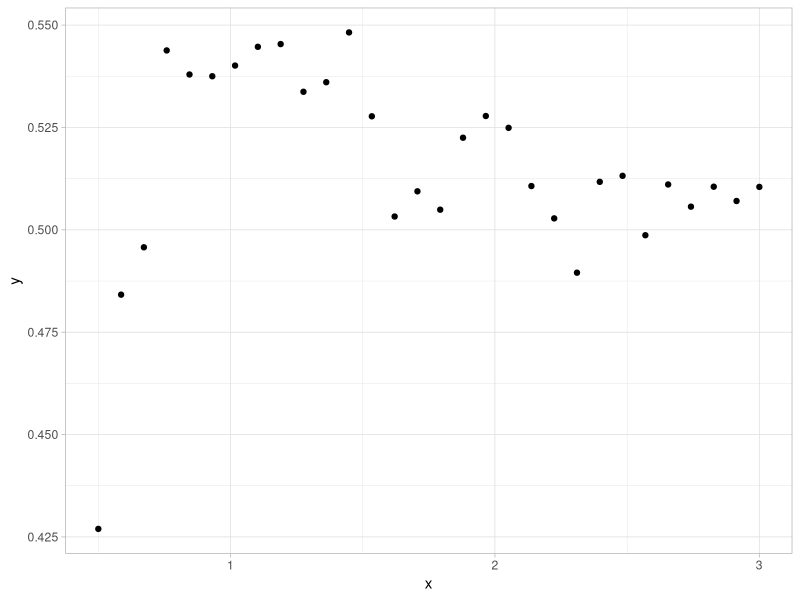
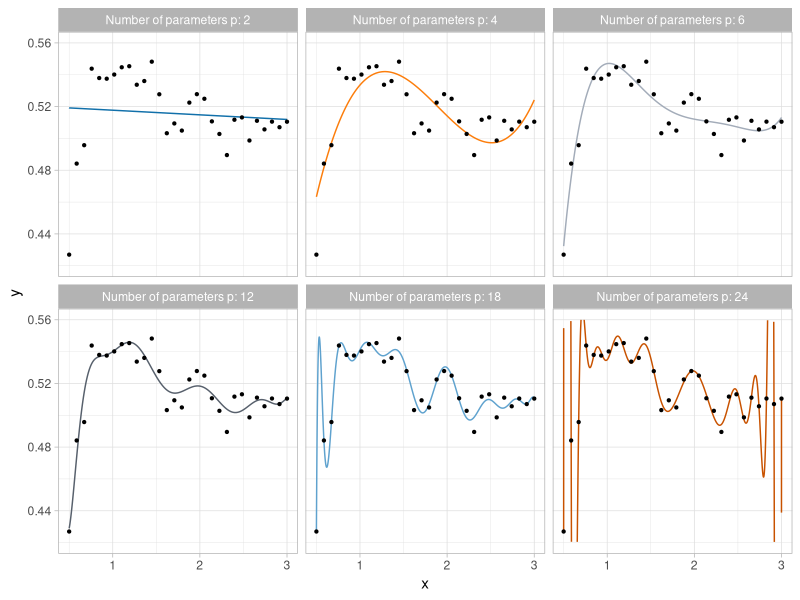
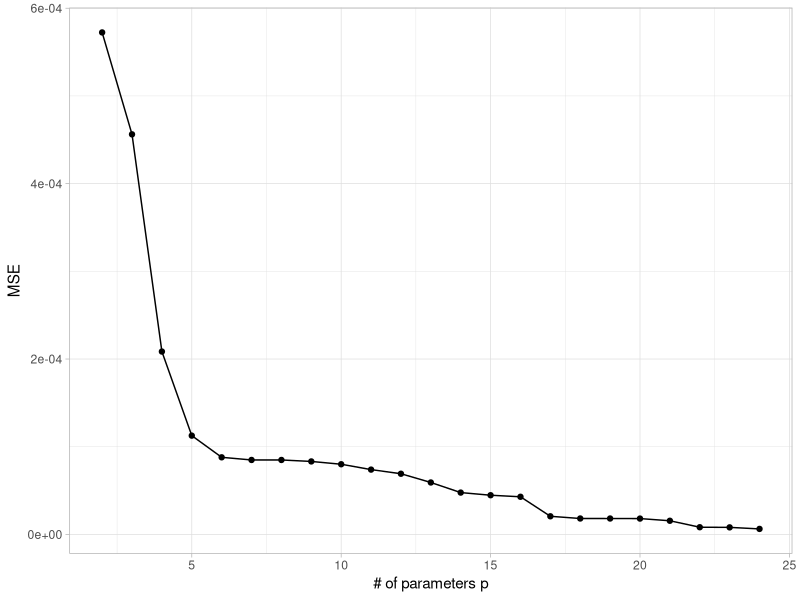
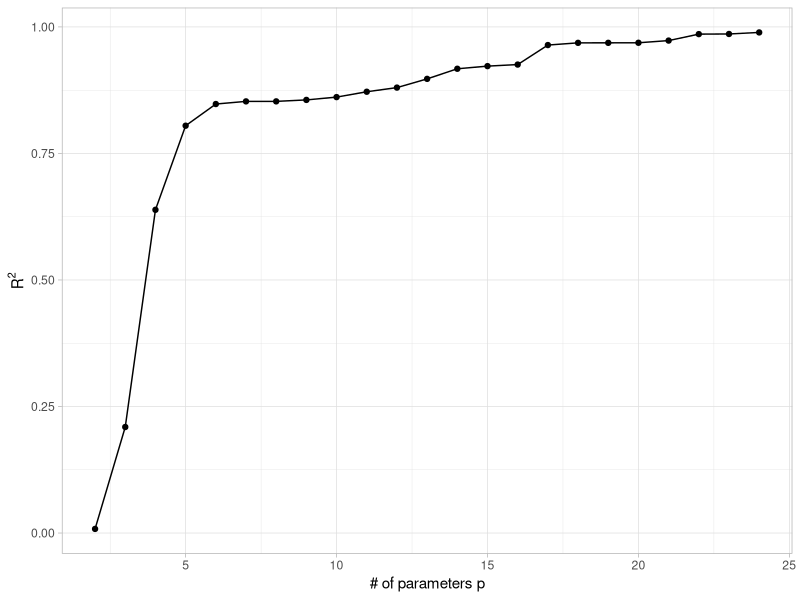
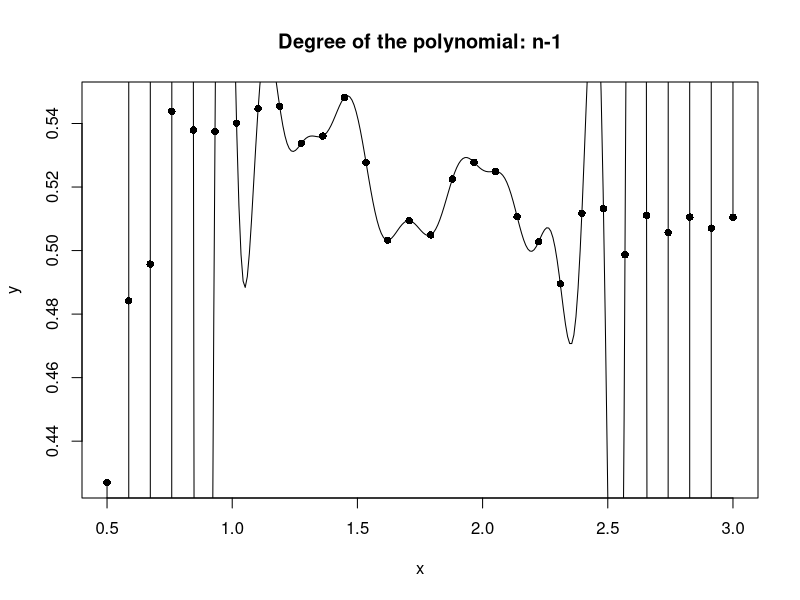
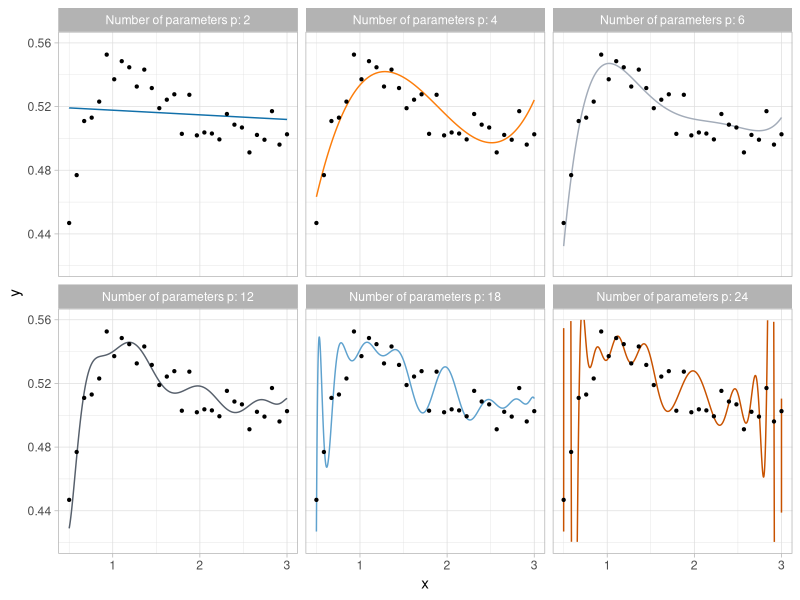
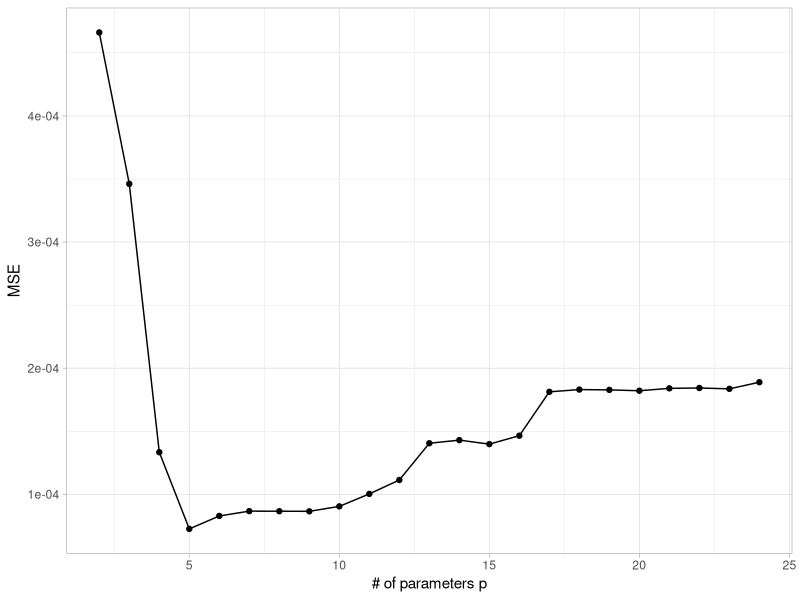
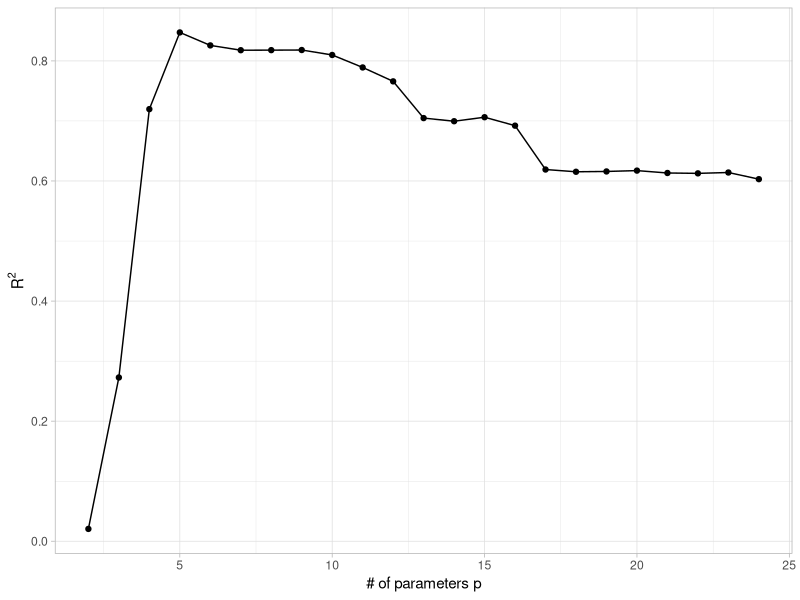

The R script that drew these images, in order:
## ----r------------------------------------------------------------------------
library(tidyverse)
library(ggplot2)
library(ggthemes)

rm(list = ls())
# The dataset can be downloaded here: https://tommasorigon.github.io/datamining/data/yesterday.txt
dataset <- read.table("../data/yesterday.txt", header = TRUE)
ggplot(data = dataset, aes(x = x, y = y.yesterday)) +
  geom_point() +
  theme_light() +
  scale_color_tableau(palette = "Color Blind") +
  xlab("x") +
  ylab("y")


## ----r------------------------------------------------------------------------
# Degrees of the polynomials
degree_list <- c(1, 3, 5, 11, 17, 23)

# I am using 30.000 obs to improve the quality of the graph
x_seq <- seq(from = min(dataset$x), to = max(dataset$x), length = 30000)

# Actual fitting procedure
data_pred <- NULL
for (degree in degree_list) {
  # Fitting a polynomial of degree p - 1
  fit <- lm(y.yesterday ~ poly(x, degree = degree, raw = FALSE), data = dataset)
  # Fitted values
  y_hat <- predict(fit, newdata = data.frame(x = x_seq))
  data_pred <- rbind(data_pred, data.frame(x = x_seq, y_hat = y_hat, degree = paste("Number of parameters p:", degree + 1)))
}

# Graphical adjustment to get the plots in the right order
data_pred$degree <- factor(data_pred$degree)
data_pred$degree <- factor(data_pred$degree, levels = levels(data_pred$degree)[c(3, 5, 6, 1, 2, 4)])

# Final plot
ggplot(data = data_pred) +
  geom_line(aes(x = x, y = y_hat, col = degree)) +
  geom_point(data = dataset, aes(x = x, y = y.yesterday), size = 0.8) +
  theme_light() +
  theme(legend.position = "none") +
  facet_wrap(. ~ degree, ncol = 3) +
  scale_color_tableau(palette = "Color Blind") +
  xlab("x") +
  ylab("y") +
  ylim(c(0.42, 0.56)) # Manual identification of an "interesting" region


## ----r------------------------------------------------------------------------
# Main chunk of code; fitting several models and storing some relevant quantities
degree_list <- 1:23

# Tomorrow's mean-squared error
MSE_tot <- mean((dataset$y.tomorrow - mean(dataset$y.tomorrow))^2)

# Initialization
data_goodness <- data.frame(degree = degree_list, MSE = NA, R_squared = NA, MSE_test = NA, R_squared_test = NA)

# Code execution
for (degree in degree_list) {
  # Fitting a polynomial of degree p -1
  fit <- lm(y.yesterday ~ poly(x, degree = degree, raw = FALSE), data = dataset)
  y_hat <- fitted(fit)

  # Training goodness of fit
  data_goodness$MSE[degree] <- mean((dataset$y.yesterday - y_hat)^2)
  data_goodness$R_squared[degree] <- summary(fit)$r.squared

  # Test goodness of fit
  data_goodness$MSE_test[degree] <- mean((dataset$y.tomorrow - y_hat)^2)
  data_goodness$R_squared_test[degree] <- 1 - data_goodness$MSE_test[degree] / MSE_tot
}


## ----r------------------------------------------------------------------------
ggplot(data = data_goodness, aes(x = degree + 1, y = MSE)) +
  geom_line() +
  geom_point() +
  theme_light() +
  xlab("# of parameters p") +
  ylab("MSE")


## ----r------------------------------------------------------------------------
ggplot(data = data_goodness, aes(x = degree + 1, y = R_squared)) +
  geom_line() +
  geom_point() +
  theme_light() +
  xlab("# of parameters p") +
  ylab(expression(R^2))


## ----r------------------------------------------------------------------------
lagrange <- function(x0, y0) {
  f <- function(x) {
    sum(y0 * sapply(seq_along(x0), \(j) {
      prod(x - x0[-j]) / prod(x0[j] - x0[-j])
    }))
  }
  Vectorize(f, "x")
}
f <- lagrange(dataset$x, dataset$y.yesterday)

plot(dataset$x, dataset$y.yesterday, pch = 16, xlab = "x", ylab = "y", main = "Degree of the polynomial: n-1")
curve(f(x), n = 300, add = TRUE)


## ----r------------------------------------------------------------------------
ggplot(data = data_pred) +
  geom_line(aes(x = x, y = y_hat, col = degree)) +
  geom_point(data = dataset, aes(x = x, y = y.tomorrow), size = 0.8) +
  theme_light() +
  theme(legend.position = "none") +
  facet_wrap(. ~ degree, ncol = 3) +
  scale_color_tableau(palette = "Color Blind") +
  xlab("x") +
  ylab("y") +
  ylim(c(0.42, 0.56))


## ----r------------------------------------------------------------------------
ggplot(data = data_goodness, aes(x = degree + 1, y = MSE_test)) +
  geom_line() +
  geom_point() +
  theme_light() +
  xlab("# of parameters p") +
  ylab("MSE")


## ----r------------------------------------------------------------------------
ggplot(data = data_goodness, aes(x = degree + 1, y = R_squared_test)) +
  geom_line() +
  geom_point() +
  theme_light() +
  xlab("# of parameters p") +
  ylab(expression(R^2))


## ----r------------------------------------------------------------------------
fit <- lm(y.yesterday ~ poly(x, degree = 3, raw = FALSE), data = dataset)
X <- model.matrix(fit)
colnames(X) <- c("Intercept", "x1", "x2", "x3")
round(t(X) %*% X, 8)


## ----r------------------------------------------------------------------------
# I am storing these information for simplicity
x <- dataset$x
n <- nrow(dataset)

# The standard deviation of the data generative process is sigma2true = 0.01, declared in the book and the slides
sigmatrue <- 0.01

# The true values have been downloaded from the A&S texbook; see here: http://azzalini.stat.unipd.it/Book-DM/f_true.R
ftrue <- c(
  0.4342, 0.4780, 0.5072, 0.5258, 0.5369,
  0.5426, 0.5447, 0.5444, 0.5425, 0.5397,
  0.5364, 0.5329, 0.5294, 0.5260, 0.5229,
  0.5200, 0.5174, 0.5151, 0.5131, 0.5113,
  0.5097, 0.5083, 0.5071, 0.5061, 0.5052,
  0.5044, 0.5037, 0.5032, 0.5027, 0.5023
)


## ----r------------------------------------------------------------------------
# Number of degree of the polynomial
degree_list <- 1:23
# Number of parameters in the model
p_list <- degree_list + 1

# Squared bias
Bias2s <- sapply(p_list, function(p) {
  mean((ftrue - fitted(lm(ftrue ~ poly(x, degree = p - 1))))^2)
})

# Variance
Vars <- p_list * (sigmatrue^2) / n
# This simplified formula can be obtained after some algebraic manipulation, under the assumption that the covariates in the test set are equal to those in the training; please refer to the exercises.

# Reducible errors
MSEs <- Bias2s + Vars

# Organize the data to
data_bv <- data.frame(p = p_list, Bias = Bias2s, Variance = Vars, MSE = MSEs)
data_bv <- reshape2::melt(data_bv, id = "p")
levels(data_bv$variable) <- c("Squared Bias", "Variance", "Reducible error")
colnames(data_bv) <- c("p", "Error term", "value")


## ----r------------------------------------------------------------------------
ggplot(data = data_bv, aes(x = p, y = value, col = `Error term`)) +
  geom_line() +
  geom_point() +
  geom_vline(xintercept = 6, linetype = "dotted") +
  theme_light() +
  scale_color_tableau(palette = "Color Blind") +
  xlab("Model complexity (p)") +
  ylab("Error")


## ----r------------------------------------------------------------------------
data_bv <- data.frame(
  p = p_list, MSE = sigmatrue^2 + Bias2s + Vars,
  MSE_train = data_goodness$MSE, MSE_test = data_goodness$MSE_test
)
data_bv <- reshape2::melt(data_bv, id = "p")
levels(data_bv$variable) <- c("Expected prediction error (theoretical)", "MSE train", "MSE test")
colnames(data_bv) <- c("p", "Error term", "value")

ggplot(data = data_bv, aes(x = p, y = value, col = `Error term`)) +
  geom_line() +
  geom_point() +
  geom_vline(xintercept = 5, linetype = "dotted") +
  theme_light() +
  theme(legend.position = "top") +
  scale_color_tableau(palette = "Color Blind") +
  xlab("Model complexity (p)") +
  ylab("Error")


## ----r------------------------------------------------------------------------
degree_list <- 1:23
# Creation of the dataset using 60 observations.
data_cv <- data.frame(x = c(dataset$x, dataset$x), y = c(dataset$y.yesterday, dataset$y.tomorrow))
# Code execution and storage of the interesting quantities
for (degree in degree_list) {
  # Fitting a polynomial of degree p -1
  fit <- lm(y ~ poly(x, degree = degree, raw = FALSE), data = data_cv)
  # Computation of the leverages h_i in an efficient manner (using QR)
  lev <- influence(fit)$hat
  data_goodness$LOO_CV[degree] <- mean(((data_cv$y - fitted(fit)) / (1 - lev))^2)
}

# Organization of the results for graphical purposes
data_bv <- data.frame(p = p_list, MSE = sigmatrue^2 + Bias2s + Vars, LOO_CV = data_goodness$LOO_CV)
data_bv <- reshape2::melt(data_bv, id = "p")
levels(data_bv$variable) <- c("Expected prediction error (theoretical)", "LOO-CV")
colnames(data_bv) <- c("p", "Error term", "value")


## ----r------------------------------------------------------------------------
ggplot(data = data_bv, aes(x = p, y = value, col = `Error term`)) +
  geom_line() +
  geom_point() +
  geom_vline(xintercept = 6, linetype = "dotted") +
  theme_light() +
  theme(legend.position = "top") +
  scale_color_tableau(palette = "Color Blind") +
  xlab("Model complexity (p)") +
  ylab("Error")
